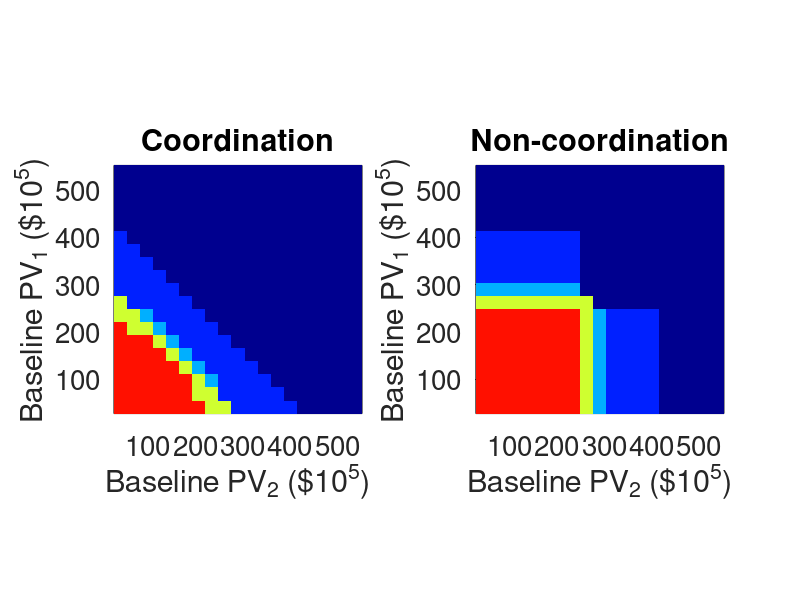
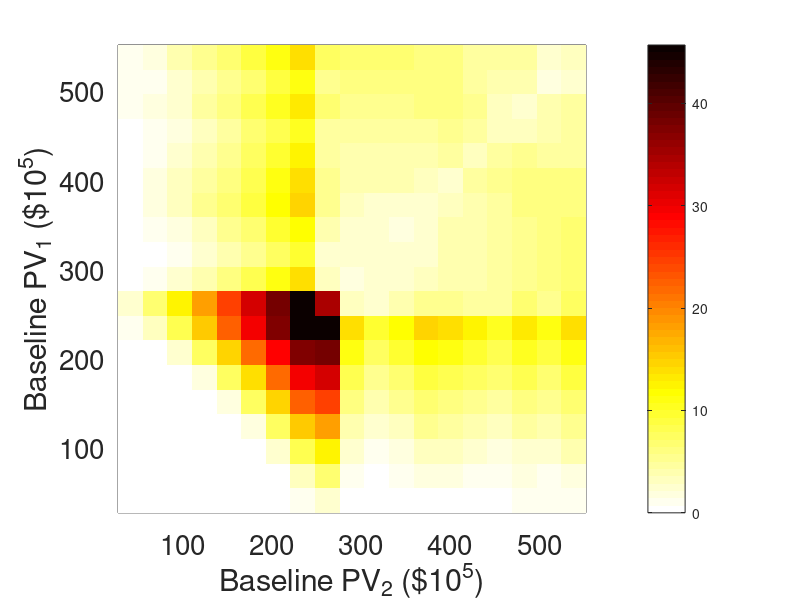

The MATLAB script that drew these images, in order: (Note: this script raises an error after producing the figures.)
load('basePV1_basePV2_sensitivity_analyses_DATA.mat')

figure (1) %figure 5a-b in paper
subplot(1,2,1)
pcolor(a3_vec/1e3,a2_vec/1e3,behaviorcoord_storage)
colormap jet
shading flat
pbaspect([1 1 1])
xlabel('Baseline PV_2 ($10^5)')
ylabel('Baseline PV_1 ($10^5)')
set(gca,'FontSize',20)
title('Coordination')
caxis([0 10.5])
subplot(1,2,2)
pcolor(a3_vec/1e3,a2_vec/1e3,behavioruncoord_cons_storage)
colormap jet
shading flat
pbaspect([1 1 1])
xlabel('Baseline PV_2 ($10^5)')
ylabel('Baseline PV_1 ($10^5)')
set(gca,'FontSize',20)
title('Non-coordination')
caxis([0 10.5])

figure (3) %figure 5e in paper
pcolor(a3_vec/1e3,a2_vec/1e3,TNB_diff_cons/(1e6))
colormap(flipud(hot))
shading flat
pbaspect([1 1 1])
xlabel('Baseline PV_2 ($10^5)')
ylabel('Baseline PV_1 ($10^5)')
set(gca,'FontSize',20)
c1=colorbar;
c1.Label.String='TNB_{coord} - TNB_{non-coord} ($10^6)';
title('Benefit of Coordination')

figure (4) %figure A1c in paper
pcolor(a3_vec/1e3,a2_vec/1e3,TNB_diff_risk/(1e6))
colormap(flipud(hot))
shading flat
pbaspect([1 1 1])
xlabel('Baseline PV_2 ($10^5)')
ylabel('Baseline PV_1 ($10^5)')
set(gca,'FontSize',20)
c1=colorbar;
c1.Label.String='TNB_{coord} - TNB_{non-coord} ($10^6)';
title('Benefit of Coordination')

figure (5) %figure A1a-b in paper
subplot(1,2,1)
pcolor(a3_vec/1e3,a2_vec/1e3,behaviorcoord_storage)
colormap jet
shading flat
pbaspect([1 1 1])
xlabel('Baseline PV_2 ($10^5)')
ylabel('Baseline PV_1 ($10^5)')
set(gca,'FontSize',20)
title('Coordination')
caxis([0 10.5])
subplot(1,2,2)
pcolor(a3_vec/1e3,a2_vec/1e3,behavioruncoord_risk_storage)
colormap jet
shading flat
pbaspect([1 1 1])
xlabel('Baseline PV_2 ($10^5)')
ylabel('Baseline PV_1 ($10^5)')
set(gca,'FontSize',20)
title('Non-coordination')
caxis([0 10.5])
